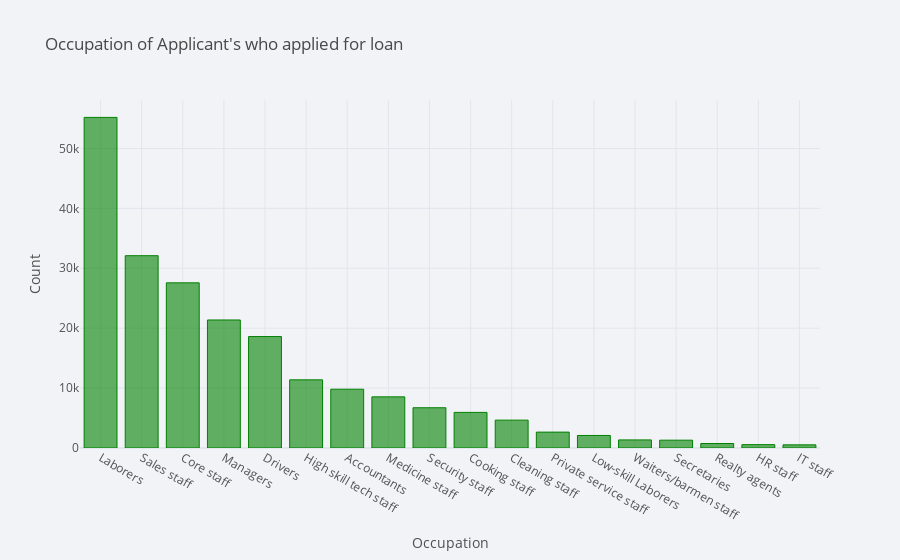

The code cell stored with this chart in its notebook:
### Markdown cell above
### Occupation of Applicant's who applied for loan

### Code cell
occupation.iplot(kind='bar', xTitle = 'Occupation', yTitle = "Count", title = 'Occupation of Applicant\'s who applied for loan', color = 'green')

### Figure 1 — Plotly figure (JSON) as saved in the notebook; plotly's stock layout.template omitted (floating-point values rounded to 4 significant figures)
{"data": [{"marker": {"color": "rgba(0, 128, 0, 0.6)", "line": {"color": "rgba(0, 128, 0, 1.0)", "width": 1}}, "name": "OCCUPATION_TYPE", "orientation": "v", "text": "", "type": "bar", "x": ["Laborers", "Sales staff", "Core staff", "Managers", "Drivers", "High skill tech staff", "Accountants", "Medicine staff", "Security staff", "Cooking staff", "Cleaning staff", "Private service staff", "Low-skill Laborers", "Waiters/barmen staff", "Secretaries", "Realty agents", "HR staff", "IT staff"], "y": [55186, 32102, 27570, 21371, 18603, 11380, 9813, 8537, 6721, 5946, 4653, 2652, 2093, 1348, 1305, 751, 563, 526]}], "layout": {"legend": {"bgcolor": "#F2F3F7", "font": {"color": "#505050"}}, "paper_bgcolor": "#F2F3F7", "plot_bgcolor": "#F2F3F7", "title": {"font": {"color": "#484848"}, "text": "Occupation of Applicant's who applied for loan"}, "xaxis": {"gridcolor": "#E1E5ED", "showgrid": true, "tickfont": {"color": "#505050"}, "title": {"font": {"color": "#505050"}, "text": "Occupation"}, "zerolinecolor": "#E1E5ED"}, "yaxis": {"gridcolor": "#E1E5ED", "showgrid": true, "tickfont": {"color": "#505050"}, "title": {"font": {"color": "#505050"}, "text": "Count"}, "zerolinecolor": "#E1E5ED"}}}
